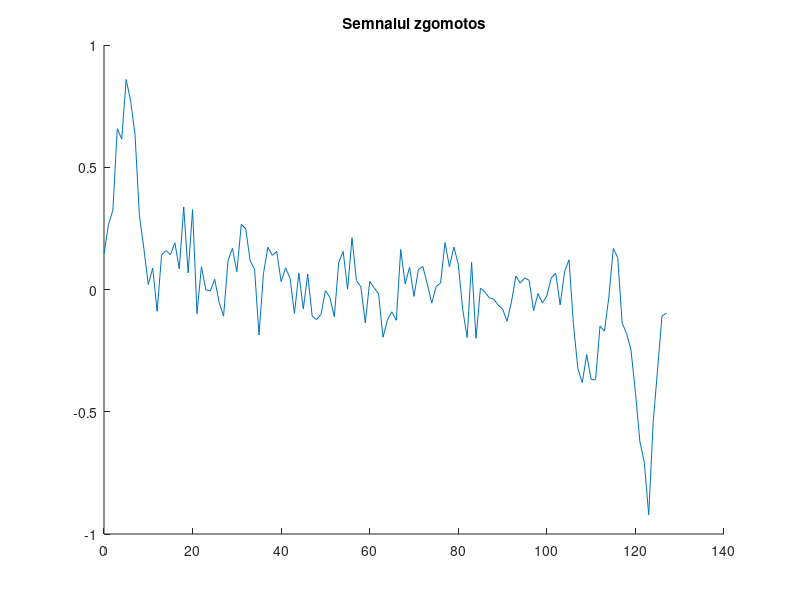
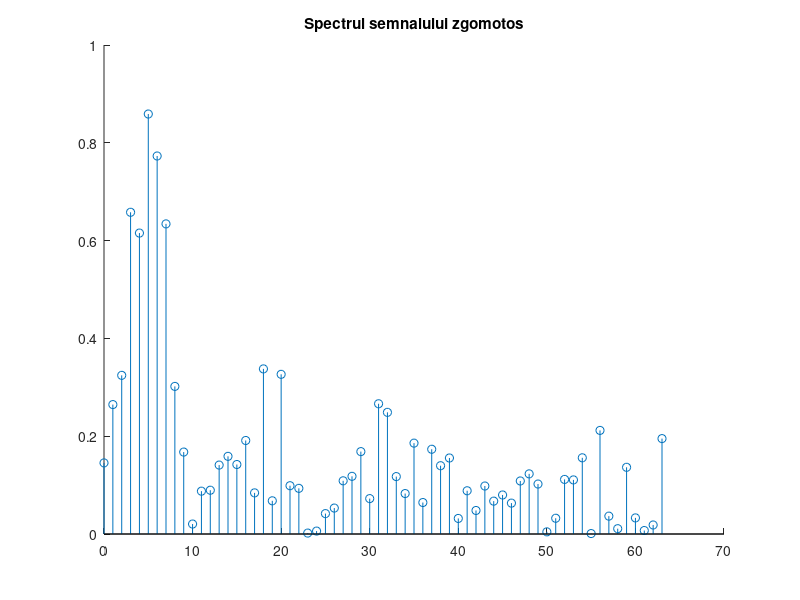
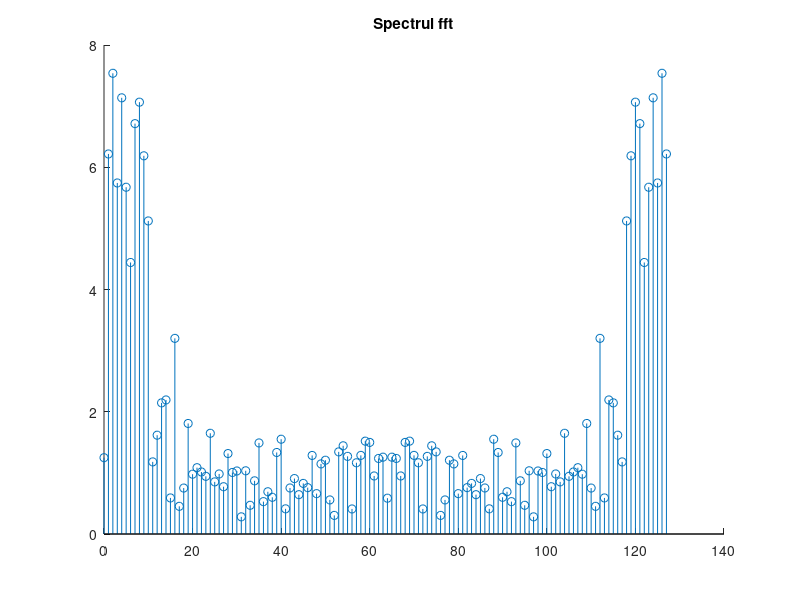
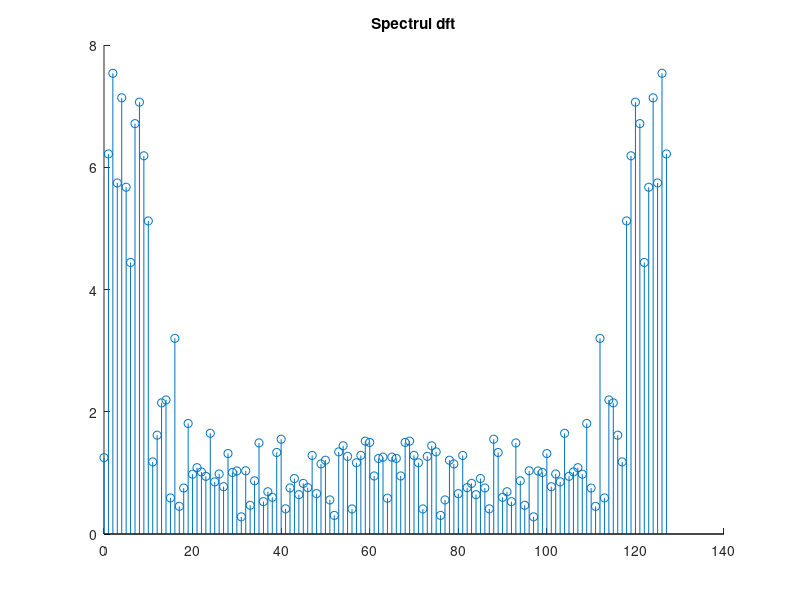

These charts were generated, in order, by the following MATLAB code:
% Exercitiul 1

load('noisy_signal.mat')
N = 128;  # esantioane
fs = N;   # frecventa de esantionare
k_max = N; # frecventa maxima
t = [0:N-1];
t2 = [0:N/2 - 1];

% cerinta 1 - plotam semnalul zgomotos si spectrul

figure 1
clf
hold on
plot(t, noisy_signal);
title("Semnalul zgomotos");

figure  2
clf
hold on
stem(t2, abs(noisy_signal(1:N/2)));
title("Spectrul semnalului zgomotos");

% cerinta 2 - dft cu formula din lab, fft

signal_dft = zeros(1, N);
signal_fftshift = zeros(1, N);
signal_fft = zeros(1, N);

% calculez fft cu formula MATLAB si fac fftshift pe rezultatul de la fft 
signal_fft = fft(noisy_signal);
signal_fftshift = fftshift(signal_fft);

% calculez dft cu formula data in lab
for k = [0: k_max - 1]
  for n = [1:N]
    termen_dft = noisy_signal(n) * exp(-j * 2 * pi * n * k/k_max);
    signal_dft(k + 1) = signal_dft(k + 1) + termen_dft;
  endfor
endfor

figure  3
clf;
hold on;
stem(t, abs(signal_fft));
title("Spectrul fft");

figure  4
clf;
hold on;
stem(t, abs(signal_dft));
title("Spectrul dft");

figure  5
clf;
hold on;
stem(t, abs(signal_fftshift));
title("Spectrul fftshift");
 
% cerinta 3 - calcul SNR ca raport power_signal/power_noisy
power_signal = 0;
power_noisy = 0;

% calculez puterea semnalului util

% componenta frecventelor pozitive
k_pozitiv = 9;
for k = [0:k_pozitiv]
  power_signal = power_signal + power(abs(signal_dft(k+1)), 2);
endfor

% componenta frecventelor negative
for k = [N-9:N-1]
  power_signal = power_signal + power(abs(signal_dft(k+1)), 2);
endfor

power_signal = power_signal/(k_pozitiv * 2 + 1); % 19

% calculez puterea zgomotului
for k = [0:N-1]
  power_noisy = power_noisy + power(abs(signal_dft(k+1)), 2);
endfor

power_noisy = power_noisy / N;

% calculez raport semnal/zgomot

raport = power_signal/power_noisy;
printf("Raport semnal/zgomot: %f\n", raport);

% cerinta 4 - echivalent in dB

SNR_dB = 10 * log10(power_signal/power_noisy);
printf("Echivalent in dB: %f\n", SNR_dB);

for i = [k_pozitiv:N-k_pozitiv]
  signal_fft(i) = 0;
endfor

% calculez IDFT
signal_idft = zeros(1, N);

for n = [0: k_max - 1]
  for k = [1:N]
    termen_idft = signal_dft(k) * exp((j * 2 * pi * k * n)/k_max);
    signal_idft(n + 1) = signal_idft(n + 1) + termen_idft;
  endfor
    signal_idft(n + 1) = signal_idft(n + 1) / k_max;
endfor

figure 6
clf;
hold on;
plot(t, ifft(signal_fft), 'r');
plot(t, signal_idft, 'b');
title("ifft rosu si idft cu formula");
